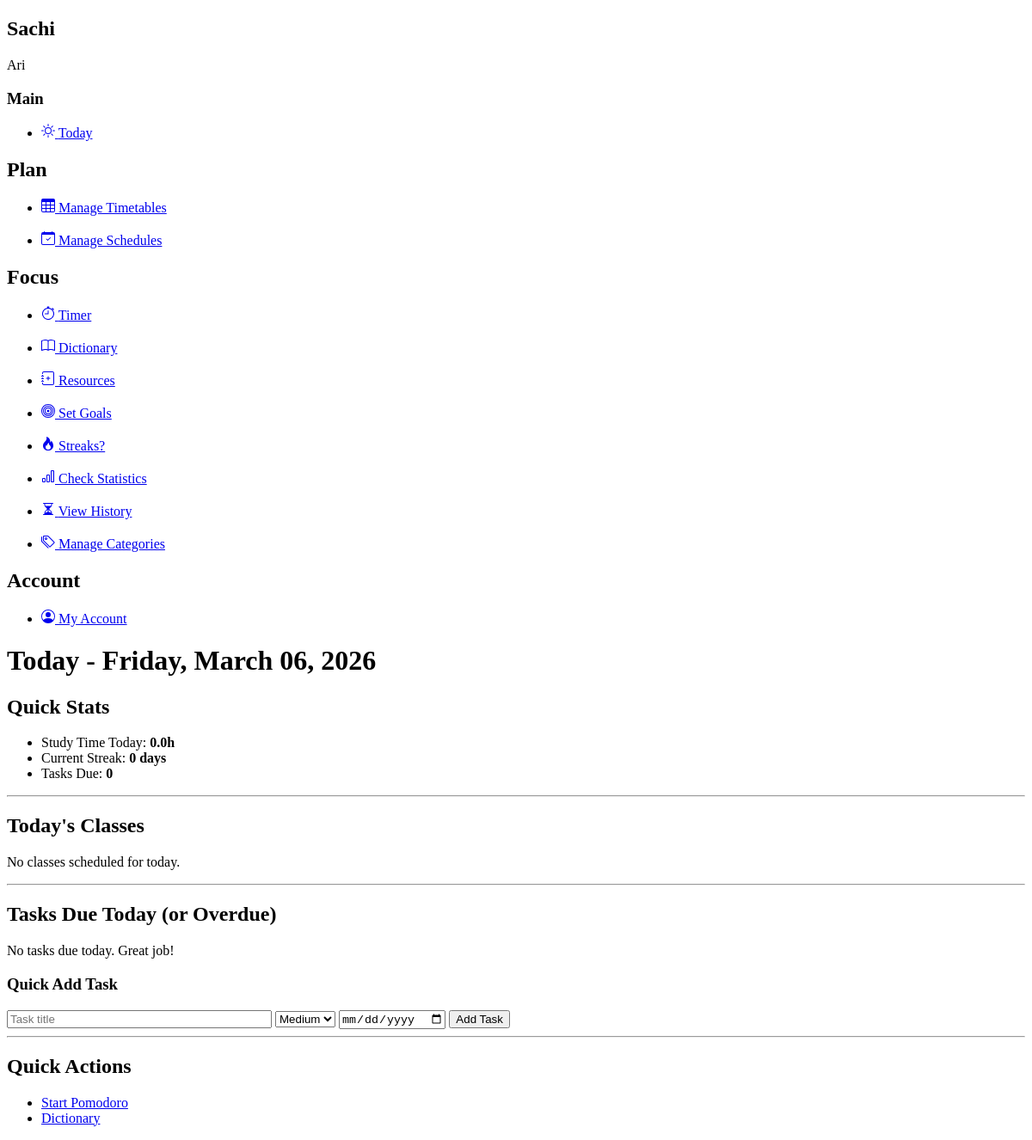
The app's page / (signed in), older data.
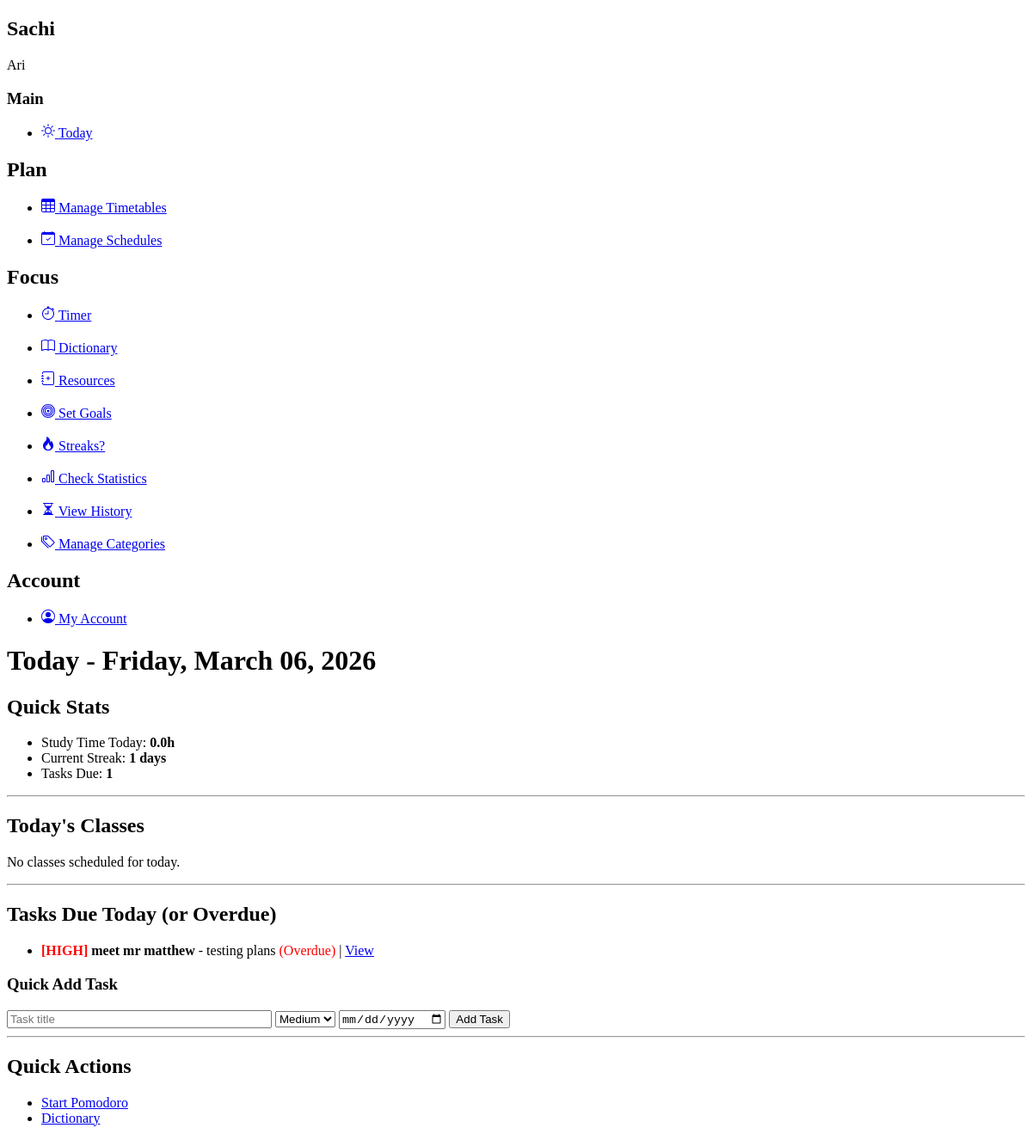
The same page, newer data.
### planner/models.py (models this page shows, shortened)
class ScheduleItem(models.Model):
    PRIORITY_CHOICES = [
        ('low', 'Low'),
        ('medium', 'Medium'),
        ('high', 'High'),
    ]
    STATUS_CHOICES = [
        ('not_started', 'Not Started'),
        ('in_progress', 'In Progress'),
        ('completed', 'Completed'),
    ]
    schedule = models.ForeignKey(Schedule, on_delete=models.CASCADE, related_name="items")
    title = models.CharField(max_length=200)
    description = models.TextField(blank=True, null=True)
    priority = models.CharField(max_length=10, choices=PRIORITY_CHOICES, default='medium')
    status = models.CharField(max_length=20, choices=STATUS_CHOICES, default='not_started')
    is_done = models.BooleanField(default=False)  # Keep for backward compatibility
    due_date = models.DateField(blank=True, null=True)

class Schedule(models.Model):
    user = models.ForeignKey(User, on_delete=models.CASCADE)
    name = models.CharField(max_length=100)
    created_at = models.DateTimeField(auto_now_add=True)

### planner/views/general_views.py (the view)
# urls.py: path('', views.home, name='home'),
@login_required(login_url='planner:login')
def home(request):
    today = timezone.now()
    today_date = today.date()
    day_name = today.strftime('%A')
    timetables = Timetable.objects.filter(user=request.user)
    today_classes = []
    for timetable in timetables:
        entries = TimetableEntry.objects.filter(
            timetable=timetable,
            day=day_name
        ).select_related('timeslot', 'subjectInfo').order_by('timeslot__start_time')
        for entry in entries:
            today_classes.append({
                'time': f"{entry.timeslot.start_time.strftime('%I:%M %p')} - {entry.timeslot.end_time.strftime('%I:%M %p')}",
                'subject': entry.subjectInfo.subject,
                'location': entry.subjectInfo.location,
            })
    today_tasks = ScheduleItem.objects.filter(
        schedule__user=request.user,
        due_date__lte=today_date,
        is_done=False
    ).select_related('schedule').order_by('due_date')[:10]
    today_sessions = StudySession.objects.filter(
        user=request.user,
        is_active=False,
        start_time__date=today_date
    )
    today_study_seconds = today_sessions.aggregate(
        total=Sum('duration_seconds')
    )['total'] or 0
    today_study_hours = round(today_study_seconds / 3600, 2)
    daily_goals = StudyGoal.objects.filter(
        user=request.user,
        goal_type='daily',
        is_active=True
    )
    goal_progress = []
    for goal in daily_goals:
        progress = goal.get_progress()
        goal_progress.append({
            'goal': goal,
            'progress': progress
        })
    current_streak = StudySession.get_user_streak(request.user)
    active_session = StudySession.objects.filter(
        user=request.user,
        is_active=True
    ).first()
    context = {
        'today_date': today_date,
        'day_name': day_name,
        'today_classes': today_classes,
        'today_tasks': today_tasks,
        'today_study_hours': today_study_hours,
        'goal_progress': goal_progress,
        'current_streak': current_streak,
        'active_session': active_session,
    }
    return render(request, 'today.html', context)

### planner/models.py (called while the page is built)
    @staticmethod
    def get_user_streak(user):
        from datetime import date, timedelta
        sessions = StudySession.objects.filter(
            user=user,
            is_active=False
        ).order_by('-start_time')
        if not sessions.exists():
            return 0
        study_dates = set()
        for session in sessions:
            study_dates.add(session.start_time.date())
        study_dates = sorted(study_dates, reverse=True)
        today = date.today()
        yesterday = today - timedelta(days=1)
        if today not in study_dates and yesterday not in study_dates:
            return 0
        streak = 0
        current_date = today if today in study_dates else yesterday
        while current_date in study_dates:
            streak += 1
            current_date -= timedelta(days=1)
        return streak

### planner/templates/today.html (shortened to what this page needs)
{% extends 'base.html' %}
{% block content %}
    <h1>Today - {{ day_name }}, {{ today_date|date:"F d, Y" }}</h1>
    <h2>Quick Stats</h2>
    <ul>
        <li>Study Time Today: <strong>{{ today_study_hours }}h</strong></li>
        <li>Current Streak: <strong>{{ current_streak }} days</strong></li>
        <li>Tasks Due: <strong>{{ today_tasks.count }}</strong></li>
    </ul>
    <hr>
    <h2>Today's Classes</h2>
    {% if today_classes %}
    <table border="1">
        <thead>
            <tr>
                <th>Time</th>
                <th>Subject</th>
                <th>Location</th>
            </tr>
        </thead>
        <tbody>
            {% for class in today_classes %}
            <tr>
                <td>{{ class.time }}</td>
                <td><strong>{{ class.subject }}</strong></td>
                <td>{{ class.location }}</td>
            </tr>
            {% endfor %}
        </tbody>
    </table>
    {% else %}
    <p>No classes scheduled for today.</p>
    {% endif %}
    <hr>
    <h2>Tasks Due Today (or Overdue)</h2>
    {% if today_tasks %}
    <ul>
        {% for task in today_tasks %}
        <li>
            {% if task.priority == 'high' %}
                <strong style="color: red;">[HIGH]</strong>
            {% elif task.priority == 'medium' %}
                <span style="color: orange;">[MED]</span>
            {% endif %}
            <strong>{{ task.title }}</strong> - {{ task.schedule.name }}
            {% if task.due_date < today_date %}
                <span style="color: red;">(Overdue)</span>
            {% endif %}
            | <a href="{% url 'planner:schedule_view' task.schedule.id %}">View</a>
        </li>
        {% endfor %}
    </ul>
    {% else %}
    <p>No tasks due today. Great job!</p>
    {% endif %}
    <h3>Quick Add Task</h3>
    <form method="post" action="{% url 'planner:quick_add_task' %}">
        <input type="text" name="title" placeholder="Task title" required style="width: 300px;">
        <select name="priority">
            <option value="medium" selected>Medium</option>
        </select>
        <input type="date" name="due_date">
        <button type="submit">Add Task</button>
    </form>
    <hr>
    <h2>Quick Actions</h2>
    <ul>
        <li><a href="{% url 'planner:pomodoro_timer' %}">Start Pomodoro</a></li>
        <li><a href="{% url 'planner:dictionary' %}">Dictionary</a></li>
    </ul>
{% endblock %}

Row changes from the older to the newer data that the page shows:
added ScheduleItem: priority "[HIGH]", title "meet mr matthew", schedule.name "testing plans", due_date "(Overdue)"
Text that changed along with them:
{{ current_streak }}: "0" → "1"
{{ today_tasks.count }}: "0" → "1"
text no longer shown: "No tasks due today. Great job!"
